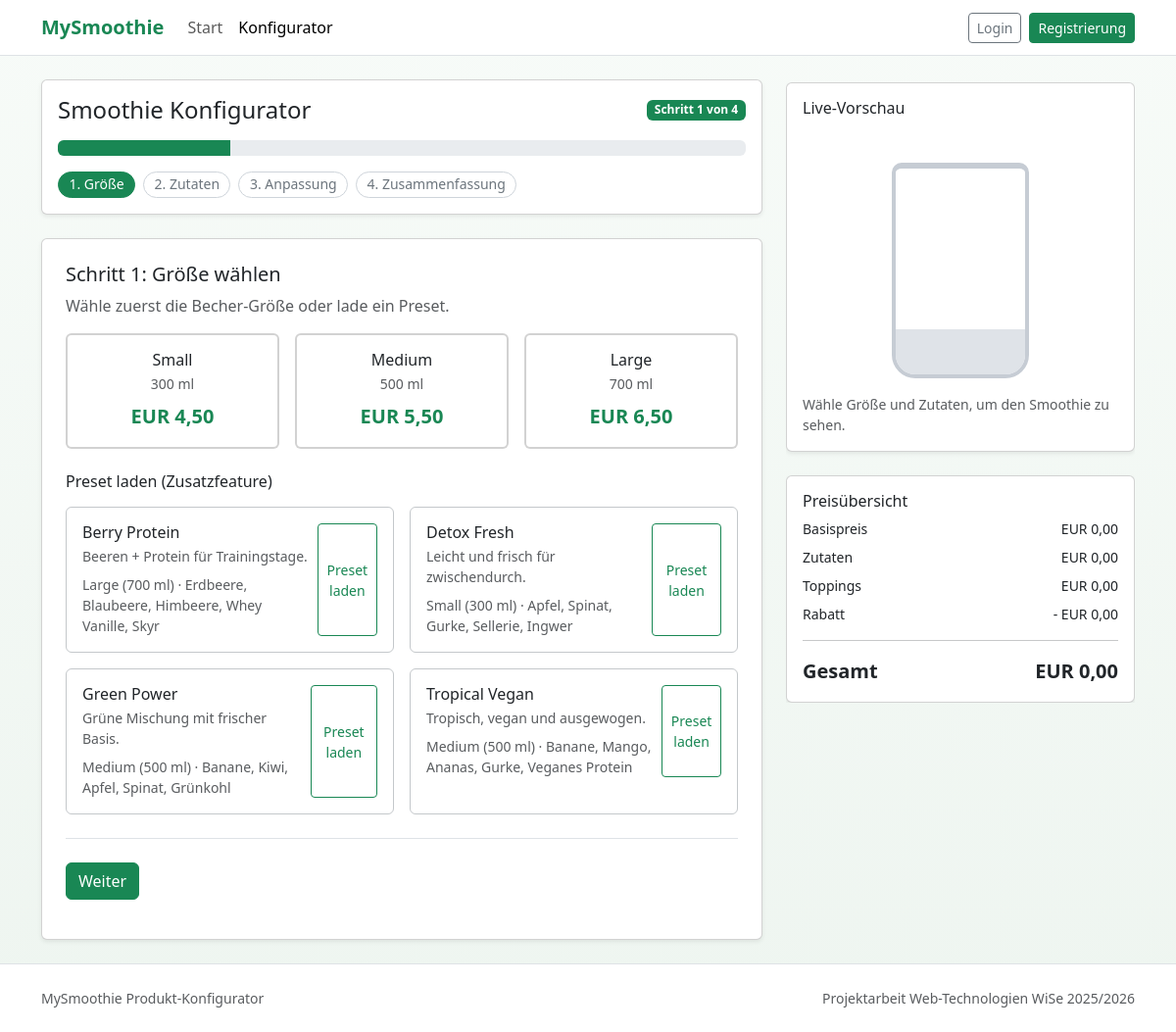
The page /frontend/public/configurator.php on the database its author committed.
### tables this page shows
CREATE TABLE sizes (
  id TINYINT UNSIGNED AUTO_INCREMENT PRIMARY KEY,
  name VARCHAR(50) NOT NULL UNIQUE,
  ml SMALLINT UNSIGNED NOT NULL,
  base_price DECIMAL(10,2) NOT NULL
);

CREATE TABLE presets (
  id INT UNSIGNED AUTO_INCREMENT PRIMARY KEY,
  name VARCHAR(120) NOT NULL UNIQUE,
  description VARCHAR(255) NOT NULL,
  size_id TINYINT UNSIGNED NOT NULL,
  sweetness ENUM('none', 'low', 'medium', 'high') NOT NULL DEFAULT 'medium',
  consistency ENUM('liquid', 'standard', 'creamy', 'extra_creamy') NOT NULL DEFAULT 'standard',
  temperature ENUM('chilled', 'extra_cold', 'frozen') NOT NULL DEFAULT 'chilled',
  sweetener_type ENUM('none', 'honey', 'agave') NOT NULL DEFAULT 'none',
  created_at TIMESTAMP NOT NULL DEFAULT CURRENT_TIMESTAMP,
  CONSTRAINT fk_presets_size FOREIGN KEY (size_id) REFERENCES sizes(id)
    ON UPDATE CASCADE ON DELETE RESTRICT
);

### frontend/public/configurator.php (the view, shortened to what the rows shown need)
<?php
require_once __DIR__ . '/../../backend/app/bootstrap.php';
$catalog = service_get_configurator_catalog();
$sizes = $catalog['sizes'];
$presets = $catalog['presets'];
$stepDefinitions = configurator_step_ui_definitions();
$stepByKey = [];
foreach ($stepDefinitions as $stepDefinition) {
    $stepKey = is_array($stepDefinition) ? (string) ($stepDefinition['key'] ?? '') : '';
    $stepByKey[$stepKey] = $stepDefinition;
}
$stepNumber = static function (string $stepKey, int $fallback) use ($stepByKey): int {
    $step = $stepByKey[$stepKey] ?? null;
    if (!is_array($step)) {
        return $fallback;
    }
    $number = (int) ($step['number'] ?? 0);
    return $number > 0 ? $number : $fallback;
};
$stepHeading = static function (string $stepKey, string $fallback) use ($stepByKey): string {
    $step = $stepByKey[$stepKey] ?? null;
    if (!is_array($step)) {
        return $fallback;
    }
    $number = (int) ($step['number'] ?? 0);
    $title = (string) ($step['section_title'] ?? '');
    if ($number <= 0 || $title === '') {
        return $fallback;
    }
    return 'Schritt ' . $number . ': ' . $title;
};
include __DIR__ . '/../templates/layout/header.php';
?>
<div class="row g-4">
  <div class="col-lg-8">
    <div class="card shadow-sm mb-4">
      <div class="card-body">
        <div class="d-flex justify-content-between align-items-center mb-3">
          <h1 class="h4 mb-0">Smoothie Konfigurator</h1>
        </div>
      </div>
    </div>
    <div class="card shadow-sm">
      <div class="card-body p-4">
        <section class="config-step is-active" data-step="<?= $stepNumber('size', 1) ?>">
          <h2 class="h5"><?= e($stepHeading('size', 'Schritt 1: Größe wählen')) ?></h2>
          <div class="row g-3 mb-4">
            <?php foreach ($sizes as $size): ?>
              <div class="col-md-4">
                <label class="card h-100 size-card selectable-card" for="size-<?= (int) $size['id'] ?>">
                  <div class="card-body text-center">
                    <h3 class="h6 mb-1"><?= e((string) $size['name']) ?></h3>
                    <p class="text-muted small mb-2"><?= (int) $size['ml'] ?> ml</p>
                    <p class="fs-5 fw-bold text-success mb-0">EUR <?= number_format((float) $size['base_price'], 2, ',', '.') ?></p>
                  </div>
                </label>
              </div>
            <?php endforeach; ?>
          </div>
          <div class="row g-3">
            <?php foreach ($presets as $preset): ?>
              <div class="col-md-6">
                <div class="card h-100 border-secondary-subtle">
                  <div class="card-body">
                    <div class="d-flex justify-content-between gap-2">
                      <div>
                        <h4 class="h6 mb-1"><?= e($preset['name']) ?></h4>
                        <p class="small text-muted mb-2"><?= e($preset['description']) ?></p>
                        <p class="small mb-0 text-muted">
                          <?= e($preset['size_name']) ?> (<?= (int) $preset['size_ml'] ?> ml) · <?= e($preset['ingredient_names']) ?>
                        </p>
                      </div>
                      <button
                        type="button"
                        class="btn btn-outline-success btn-sm js-load-preset"
                        data-preset-id="<?= (int) $preset['id'] ?>"
                      >Preset laden</button>
                    </div>
                  </div>
                </div>
              </div>
            <?php endforeach; ?>
          </div>
        </section>
      </div>
    </div>
  </div>
  <div class="col-lg-4">
    <div class="sticky-top-config">
      <div class="card shadow-sm mb-4">
        <div class="card-body">
          <h2 class="h6 mb-3">Live-Vorschau</h2>
        </div>
      </div>
      <div class="card shadow-sm">
        <div class="card-body">
          <h2 class="h6">Preisübersicht</h2>
        </div>
      </div>
    </div>
  </div>
</div>
<?php include __DIR__ . '/../templates/layout/footer.php'; ?>

### rows shown on the page
sizes: name "Small", ml "300", base_price "4,50"
sizes: name "Medium", ml "500", base_price "5,50"
sizes: name "Large", ml "700", base_price "6,50"
presets: name "Berry Protein", description "Beeren + Protein für Trainingstage.", size.name "Large", size.ml "700", ingredient_names "Erdbeere, Blaubeere, Himbeere, Whey Vanille, Skyr"
presets: name "Detox Fresh", description "Leicht und frisch für zwischendurch.", size.name "Small", size.ml "300", ingredient_names "Apfel, Spinat, Gurke, Sellerie, Ingwer"
presets: name "Green Power", description "Grüne Mischung mit frischer Basis.", size.name "Medium", size.ml "500", ingredient_names "Banane, Kiwi, Apfel, Spinat, Grünkohl"
presets: name "Tropical Vegan", description "Tropisch, vegan und ausgewogen.", size.name "Medium", size.ml "500", ingredient_names "Banane, Mango, Ananas, Gurke, Veganes Protein"

### other values the page prints
$stepNumberValue "1"
$stepIndicatorLabel "Größe"
$stepNumberValue "2"
$stepIndicatorLabel "Zutaten"
$stepNumberValue "3"
$stepIndicatorLabel "Anpassung"
$stepNumberValue "4"
$stepIndicatorLabel "Zusammenfassung"
$stepHeading('size', 'Schritt 1: Größe wählen') "Schritt 1: Größe wählen"
$selectionDefinitions['presets']['title'] "Preset laden"
